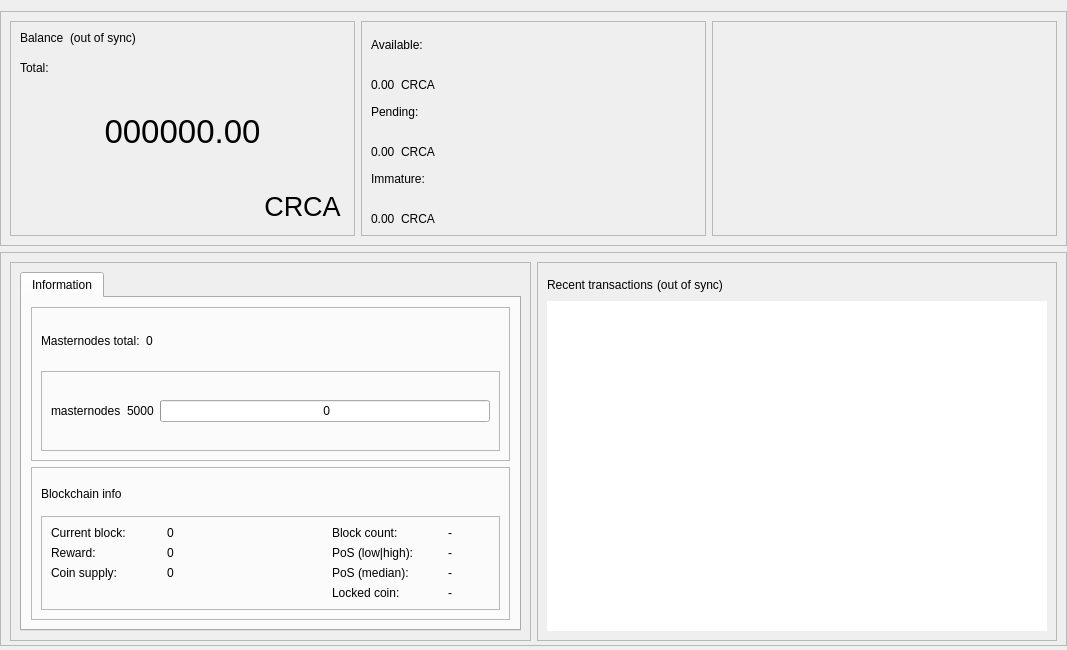
<?xml version="1.0" encoding="UTF-8"?>
<ui version="4.0">
 <class>OverviewPage</class>
 <widget class="QWidget" name="OverviewPage">
  <property name="geometry">
   <rect>
    <x>0</x>
    <y>0</y>
    <width>1067</width>
    <height>650</height>
   </rect>
  </property>
  <property name="minimumSize">
   <size>
    <width>960</width>
    <height>0</height>
   </size>
  </property>
  <property name="windowTitle">
   <string>Form</string>
  </property>
  <layout class="QVBoxLayout" name="topLayout">
   <property name="leftMargin">
    <number>0</number>
   </property>
   <property name="rightMargin">
    <number>0</number>
   </property>
   <property name="bottomMargin">
    <number>4</number>
   </property>
   <item>
    <layout class="QVBoxLayout" name="verticalLayout_main">
     <property name="sizeConstraint">
      <enum>QLayout::SetDefaultConstraint</enum>
     </property>
     <property name="leftMargin">
      <number>0</number>
     </property>
     <property name="rightMargin">
      <number>0</number>
     </property>
     <item>
      <widget class="QFrame" name="frame_blue">
       <property name="enabled">
        <bool>true</bool>
       </property>
       <property name="sizePolicy">
        <sizepolicy hsizetype="Preferred" vsizetype="Preferred">
         <horstretch>0</horstretch>
         <verstretch>0</verstretch>
        </sizepolicy>
       </property>
       <property name="minimumSize">
        <size>
         <width>1065</width>
         <height>220</height>
        </size>
       </property>
       <property name="maximumSize">
        <size>
         <width>16777215</width>
         <height>16777215</height>
        </size>
       </property>
       <property name="sizeIncrement">
        <size>
         <width>0</width>
         <height>0</height>
        </size>
       </property>
       <property name="baseSize">
        <size>
         <width>0</width>
         <height>500</height>
        </size>
       </property>
       <property name="frameShape">
        <enum>QFrame::StyledPanel</enum>
       </property>
       <property name="frameShadow">
        <enum>QFrame::Raised</enum>
       </property>
       <layout class="QHBoxLayout" name="horizontalLayout">
        <item>
         <widget class="QFrame" name="frame_blue_1">
          <property name="minimumSize">
           <size>
            <width>345</width>
            <height>200</height>
           </size>
          </property>
          <property name="maximumSize">
           <size>
            <width>16777215</width>
            <height>16777215</height>
           </size>
          </property>
          <property name="frameShape">
           <enum>QFrame::StyledPanel</enum>
          </property>
          <property name="frameShadow">
           <enum>QFrame::Raised</enum>
          </property>
          <layout class="QHBoxLayout" name="horizontalLayout_2">
           <item>
            <layout class="QVBoxLayout" name="verticalLayout">
             <item>
              <layout class="QHBoxLayout" name="horizontalLayout_3">
               <property name="spacing">
                <number>6</number>
               </property>
               <property name="sizeConstraint">
                <enum>QLayout::SetFixedSize</enum>
               </property>
               <item>
                <widget class="QLabel" name="label_5">
                 <property name="minimumSize">
                  <size>
                   <width>0</width>
                   <height>24</height>
                  </size>
                 </property>
                 <property name="maximumSize">
                  <size>
                   <width>16777215</width>
                   <height>24</height>
                  </size>
                 </property>
                 <property name="text">
                  <string>Balance</string>
                 </property>
                 <property name="alignment">
                  <set>Qt::AlignLeading|Qt::AlignLeft|Qt::AlignTop</set>
                 </property>
                </widget>
               </item>
               <item>
                <widget class="QLabel" name="labelWalletStatus">
                 <property name="minimumSize">
                  <size>
                   <width>0</width>
                   <height>24</height>
                  </size>
                 </property>
                 <property name="maximumSize">
                  <size>
                   <width>16777215</width>
                   <height>24</height>
                  </size>
                 </property>
                 <property name="text">
                  <string>(out of sync)</string>
                 </property>
                 <property name="alignment">
                  <set>Qt::AlignLeading|Qt::AlignLeft|Qt::AlignTop</set>
                 </property>
                </widget>
               </item>
               <item>
                <spacer name="horizontalSpacer">
                 <property name="orientation">
                  <enum>Qt::Horizontal</enum>
                 </property>
                 <property name="sizeHint" stdset="0">
                  <size>
                   <width>40</width>
                   <height>20</height>
                  </size>
                 </property>
                </spacer>
               </item>
              </layout>
             </item>
             <item>
              <widget class="QLabel" name="labelTotalText">
               <property name="maximumSize">
                <size>
                 <width>16777215</width>
                 <height>15</height>
                </size>
               </property>
               <property name="text">
                <string>Total:</string>
               </property>
              </widget>
             </item>
             <item>
              <widget class="QLabel" name="labelTotal">
               <property name="sizePolicy">
                <sizepolicy hsizetype="Preferred" vsizetype="Preferred">
                 <horstretch>0</horstretch>
                 <verstretch>0</verstretch>
                </sizepolicy>
               </property>
               <property name="minimumSize">
                <size>
                 <width>0</width>
                 <height>100</height>
                </size>
               </property>
               <property name="maximumSize">
                <size>
                 <width>16777215</width>
                 <height>100</height>
                </size>
               </property>
               <property name="font">
                <font>
                 <pointsize>25</pointsize>
                 <weight>50</weight>
                 <bold>false</bold>
                </font>
               </property>
               <property name="mouseTracking">
                <bool>false</bool>
               </property>
               <property name="text">
                <string>000000.00</string>
               </property>
               <property name="alignment">
                <set>Qt::AlignCenter</set>
               </property>
              </widget>
             </item>
             <item>
              <layout class="QHBoxLayout" name="horizontalLayout_11">
               <item>
                <spacer name="horizontalSpacer_8">
                 <property name="orientation">
                  <enum>Qt::Horizontal</enum>
                 </property>
                 <property name="sizeHint" stdset="0">
                  <size>
                   <width>40</width>
                   <height>20</height>
                  </size>
                 </property>
                </spacer>
               </item>
               <item>
                <widget class="QPushButton" name="blabel_CRCA">
                 <property name="font">
                  <font>
                   <pointsize>20</pointsize>
                   <italic>false</italic>
                   <kerning>true</kerning>
                  </font>
                 </property>
                 <property name="cursor">
                  <cursorShape>PointingHandCursor</cursorShape>
                 </property>
                 <property name="text">
                  <string>CRCA</string>
                 </property>
                 <property name="flat">
                  <bool>true</bool>
                 </property>
                </widget>
               </item>
              </layout>
             </item>
            </layout>
           </item>
          </layout>
         </widget>
        </item>
        <item>
         <widget class="QFrame" name="frame_blue_2">
          <property name="minimumSize">
           <size>
            <width>345</width>
            <height>200</height>
           </size>
          </property>
          <property name="maximumSize">
           <size>
            <width>16777215</width>
            <height>16777215</height>
           </size>
          </property>
          <property name="frameShape">
           <enum>QFrame::StyledPanel</enum>
          </property>
          <property name="frameShadow">
           <enum>QFrame::Raised</enum>
          </property>
          <layout class="QVBoxLayout" name="verticalLayout_3">
           <item>
            <layout class="QVBoxLayout" name="verticalLayout_2">
             <item>
              <widget class="QLabel" name="labelBalanceText">
               <property name="text">
                <string>Available:</string>
               </property>
              </widget>
             </item>
             <item>
              <layout class="QHBoxLayout" name="horizontalLayout_4">
               <item>
                <widget class="QLabel" name="labelBalance">
                 <property name="text">
                  <string>0.00</string>
                 </property>
                 <property name="alignment">
                  <set>Qt::AlignBottom|Qt::AlignLeading|Qt::AlignLeft</set>
                 </property>
                </widget>
               </item>
               <item>
                <widget class="QLabel" name="label_CRCA2">
                 <property name="text">
                  <string>CRCA</string>
                 </property>
                 <property name="alignment">
                  <set>Qt::AlignBottom|Qt::AlignLeading|Qt::AlignLeft</set>
                 </property>
                </widget>
               </item>
               <item>
                <spacer name="horizontalSpacer_3">
                 <property name="orientation">
                  <enum>Qt::Horizontal</enum>
                 </property>
                 <property name="sizeHint" stdset="0">
                  <size>
                   <width>40</width>
                   <height>20</height>
                  </size>
                 </property>
                </spacer>
               </item>
              </layout>
             </item>
             <item>
              <widget class="QLabel" name="labelPendingText">
               <property name="text">
                <string>Pending:</string>
               </property>
              </widget>
             </item>
             <item>
              <layout class="QHBoxLayout" name="horizontalLayout_5">
               <item>
                <widget class="QLabel" name="labelUnconfirmed">
                 <property name="text">
                  <string>0.00</string>
                 </property>
                 <property name="alignment">
                  <set>Qt::AlignBottom|Qt::AlignLeading|Qt::AlignLeft</set>
                 </property>
                </widget>
               </item>
               <item>
                <widget class="QLabel" name="label_CRCA3">
                 <property name="text">
                  <string>CRCA</string>
                 </property>
                 <property name="alignment">
                  <set>Qt::AlignBottom|Qt::AlignLeading|Qt::AlignLeft</set>
                 </property>
                </widget>
               </item>
               <item>
                <spacer name="horizontalSpacer_4">
                 <property name="orientation">
                  <enum>Qt::Horizontal</enum>
                 </property>
                 <property name="sizeHint" stdset="0">
                  <size>
                   <width>40</width>
                   <height>20</height>
                  </size>
                 </property>
                </spacer>
               </item>
              </layout>
             </item>
             <item>
              <widget class="QLabel" name="labelImmatureText">
               <property name="text">
                <string>Immature:</string>
               </property>
              </widget>
             </item>
             <item>
              <layout class="QHBoxLayout" name="horizontalLayout_6">
               <item>
                <widget class="QLabel" name="labelImmature">
                 <property name="text">
                  <string>0.00</string>
                 </property>
                 <property name="alignment">
                  <set>Qt::AlignBottom|Qt::AlignLeading|Qt::AlignLeft</set>
                 </property>
                </widget>
               </item>
               <item>
                <widget class="QLabel" name="label_CRCA4">
                 <property name="text">
                  <string>CRCA</string>
                 </property>
                 <property name="alignment">
                  <set>Qt::AlignBottom|Qt::AlignLeading|Qt::AlignLeft</set>
                 </property>
                </widget>
               </item>
               <item>
                <spacer name="horizontalSpacer_5">
                 <property name="orientation">
                  <enum>Qt::Horizontal</enum>
                 </property>
                 <property name="sizeHint" stdset="0">
                  <size>
                   <width>40</width>
                   <height>20</height>
                  </size>
                 </property>
                </spacer>
               </item>
              </layout>
             </item>
            </layout>
           </item>
          </layout>
         </widget>
        </item>
        <item>
         <spacer name="horizontalSpacer_9">
          <property name="orientation">
           <enum>Qt::Horizontal</enum>
          </property>
          <property name="sizeHint" stdset="0">
           <size>
            <width>40</width>
            <height>20</height>
           </size>
          </property>
         </spacer>
        </item>
        <item>
         <widget class="QFrame" name="frame_blue_3">
          <property name="minimumSize">
           <size>
            <width>345</width>
            <height>200</height>
           </size>
          </property>
          <property name="maximumSize">
           <size>
            <width>16777215</width>
            <height>16777215</height>
           </size>
          </property>
          <property name="frameShape">
           <enum>QFrame::StyledPanel</enum>
          </property>
          <property name="frameShadow">
           <enum>QFrame::Raised</enum>
          </property>
          <layout class="QVBoxLayout" name="verticalLayout_5">
           <item>
            <layout class="QVBoxLayout" name="verticalLayout_4"/>
           </item>
          </layout>
         </widget>
        </item>
       </layout>
      </widget>
     </item>
     <item>
      <widget class="QFrame" name="frame_bottom">
       <property name="minimumSize">
        <size>
         <width>0</width>
         <height>100</height>
        </size>
       </property>
       <property name="maximumSize">
        <size>
         <width>16777215</width>
         <height>16777215</height>
        </size>
       </property>
       <property name="frameShape">
        <enum>QFrame::StyledPanel</enum>
       </property>
       <property name="frameShadow">
        <enum>QFrame::Raised</enum>
       </property>
       <layout class="QHBoxLayout" name="horizontalLayout_7">
        <property name="bottomMargin">
         <number>4</number>
        </property>
        <item>
         <widget class="QFrame" name="frame_bottom_1">
          <property name="minimumSize">
           <size>
            <width>355</width>
            <height>100</height>
           </size>
          </property>
          <property name="maximumSize">
           <size>
            <width>16777215</width>
            <height>16777215</height>
           </size>
          </property>
          <property name="frameShape">
           <enum>QFrame::StyledPanel</enum>
          </property>
          <property name="frameShadow">
           <enum>QFrame::Raised</enum>
          </property>
          <layout class="QVBoxLayout" name="verticalLayout_9">
           <property name="bottomMargin">
            <number>9</number>
           </property>
           <item>
            <layout class="QVBoxLayout" name="verticalLayout_7">
             <item>
              <widget class="QTabWidget" name="AdditionalFeatures">
               <property name="currentIndex">
                <number>0</number>
               </property>
               <property name="tabBarAutoHide">
                <bool>false</bool>
               </property>
               <widget class="QWidget" name="TabInformation">
                <attribute name="title">
                 <string>Information</string>
                </attribute>
                <layout class="QGridLayout" name="gridLayout_3">
                 <item row="0" column="0">
                  <layout class="QVBoxLayout" name="verticalLayout_16"/>
                 </item>
                 <item row="1" column="0">
                  <widget class="QFrame" name="frameMnInfo">
                   <property name="minimumSize">
                    <size>
                     <width>0</width>
                     <height>100</height>
                    </size>
                   </property>
                   <property name="frameShape">
                    <enum>QFrame::StyledPanel</enum>
                   </property>
                   <property name="frameShadow">
                    <enum>QFrame::Raised</enum>
                   </property>
                   <layout class="QVBoxLayout" name="verticalLayout_17">
                    <item>
                     <layout class="QHBoxLayout" name="horizontalLayout_9">
                      <item>
                       <widget class="QLabel" name="labelMnTotal">
                        <property name="minimumSize">
                         <size>
                          <width>0</width>
                          <height>0</height>
                         </size>
                        </property>
                        <property name="maximumSize">
                         <size>
                          <width>16777215</width>
                          <height>16777215</height>
                         </size>
                        </property>
                        <property name="text">
                         <string>Masternodes total:</string>
                        </property>
                       </widget>
                      </item>
                      <item>
                       <widget class="QLabel" name="labelMnTotal_Value">
                        <property name="text">
                         <string>0</string>
                        </property>
                       </widget>
                      </item>
                      <item>
                       <spacer name="horizontalSpacer_7">
                        <property name="orientation">
                         <enum>Qt::Horizontal</enum>
                        </property>
                        <property name="sizeHint" stdset="0">
                         <size>
                          <width>40</width>
                          <height>20</height>
                         </size>
                        </property>
                       </spacer>
                      </item>
                     </layout>
                    </item>
                    <item>
                     <widget class="QFrame" name="frameMnInfoLevels">
                      <property name="minimumSize">
                       <size>
                        <width>0</width>
                        <height>80</height>
                       </size>
                      </property>
                      <property name="frameShape">
                       <enum>QFrame::StyledPanel</enum>
                      </property>
                      <property name="frameShadow">
                       <enum>QFrame::Raised</enum>
                      </property>
                      <layout class="QGridLayout" name="gridLayout_2">
                       <property name="horizontalSpacing">
                        <number>6</number>
                       </property>
                       <property name="verticalSpacing">
                        <number>0</number>
                       </property>
                       <item row="0" column="2">
                        <widget class="QProgressBar" name="graphMN1">
                         <property name="minimumSize">
                          <size>
                           <width>0</width>
                           <height>20</height>
                          </size>
                         </property>
                         <property name="maximumSize">
                          <size>
                           <width>16777215</width>
                           <height>16777215</height>
                          </size>
                         </property>
                         <property name="value">
                          <number>0</number>
                         </property>
                         <property name="format">
                          <string> %v</string>
                         </property>
                        </widget>
                       </item>
                       <item row="0" column="1">
                        <widget class="QLabel" name="label_lcolat">
                         <property name="text">
                          <string>&lt;html&gt;&lt;head/&gt;&lt;body&gt;&lt;p&gt;5000&lt;/p&gt;&lt;/body&gt;&lt;/html&gt;</string>
                         </property>
                        </widget>
                       </item>
                       <item row="0" column="0">
                        <widget class="QLabel" name="label">
                         <property name="minimumSize">
                          <size>
                           <width>0</width>
                           <height>0</height>
                          </size>
                         </property>
                         <property name="maximumSize">
                          <size>
                           <width>16777215</width>
                           <height>16777215</height>
                          </size>
                         </property>
                         <property name="text">
                          <string>&lt;html&gt;&lt;head/&gt;&lt;body&gt;&lt;p&gt;masternodes&lt;/p&gt;&lt;/body&gt;&lt;/html&gt;</string>
                         </property>
                        </widget>
                       </item>
                      </layout>
                     </widget>
                    </item>
                   </layout>
                  </widget>
                 </item>
                 <item row="2" column="0">
                  <widget class="QFrame" name="frameBlockchainInfo">
                   <property name="minimumSize">
                    <size>
                     <width>0</width>
                     <height>100</height>
                    </size>
                   </property>
                   <property name="frameShape">
                    <enum>QFrame::StyledPanel</enum>
                   </property>
                   <property name="frameShadow">
                    <enum>QFrame::Raised</enum>
                   </property>
                   <layout class="QGridLayout" name="gridLayout">
                    <item row="0" column="0">
                     <widget class="QLabel" name="label_blockchaininfo">
                      <property name="text">
                       <string>Blockchain info</string>
                      </property>
                     </widget>
                    </item>
                    <item row="1" column="0">
                     <widget class="QFrame" name="frameBlockchainInfoData">
                      <property name="frameShape">
                       <enum>QFrame::StyledPanel</enum>
                      </property>
                      <property name="frameShadow">
                       <enum>QFrame::Raised</enum>
                      </property>
                      <layout class="QGridLayout" name="gridLayout_4">
                       <item row="0" column="0">
                        <widget class="QLabel" name="label_CurrentBlock">
                         <property name="minimumSize">
                          <size>
                           <width>110</width>
                           <height>0</height>
                          </size>
                         </property>
                         <property name="maximumSize">
                          <size>
                           <width>130</width>
                           <height>16777215</height>
                          </size>
                         </property>
                         <property name="text">
                          <string>Current block:</string>
                         </property>
                         <property name="alignment">
                          <set>Qt::AlignVCenter</set>
                         </property>
                        </widget>
                       </item>
                       <item row="0" column="1">
                        <widget class="QLabel" name="label_CurrentBlock_value">
                         <property name="minimumSize">
                          <size>
                           <width>110</width>
                           <height>0</height>
                          </size>
                         </property>
                         <property name="maximumSize">
                          <size>
                           <width>130</width>
                           <height>16777215</height>
                          </size>
                         </property>
                         <property name="text">
                          <string>0</string>
                         </property>
                         <property name="alignment">
                          <set>Qt::AlignVCenter</set>
                         </property>
                        </widget>
                       </item>
                       <item row="0" column="2">
                        <widget class="QLabel" name="label_spacer">
                         <property name="minimumSize">
                          <size>
                           <width>0</width>
                           <height>0</height>
                          </size>
                         </property>
                         <property name="maximumSize">
                          <size>
                           <width>16777215</width>
                           <height>16777215</height>
                          </size>
                         </property>
                         <property name="text">
                          <string/>
                         </property>
                        </widget>
                       </item>
                       <item row="0" column="3">
                        <widget class="QLabel" name="label_24hBlock">
                         <property name="minimumSize">
                          <size>
                           <width>110</width>
                           <height>0</height>
                          </size>
                         </property>
                         <property name="maximumSize">
                          <size>
                           <width>130</width>
                           <height>16777215</height>
                          </size>
                         </property>
                         <property name="text">
                          <string>Block count:</string>
                         </property>
                         <property name="alignment">
                          <set>Qt::AlignVCenter</set>
                         </property>
                        </widget>
                       </item>
                       <item row="0" column="4">
                        <widget class="QLabel" name="label_24hBlock_value">
                         <property name="minimumSize">
                          <size>
                           <width>0</width>
                           <height>0</height>
                          </size>
                         </property>
                         <property name="maximumSize">
                          <size>
                           <width>100</width>
                           <height>16777215</height>
                          </size>
                         </property>
                         <property name="text">
                          <string>-</string>
                         </property>
                         <property name="alignment">
                          <set>Qt::AlignVCenter</set>
                         </property>
                        </widget>
                       </item>
                       <item row="1" column="0">
                        <widget class="QLabel" name="label_CurrentBlockReward">
                         <property name="text">
                          <string>&lt;html&gt;&lt;head/&gt;&lt;body&gt;&lt;p&gt;Reward:&lt;/p&gt;&lt;/body&gt;&lt;/html&gt;</string>
                         </property>
                         <property name="alignment">
                          <set>Qt::AlignVCenter</set>
                         </property>
                        </widget>
                       </item>
                       <item row="1" column="1">
                        <widget class="QLabel" name="label_CurrentBlockReward_value">
                         <property name="text">
                          <string>0</string>
                         </property>
                         <property name="alignment">
                          <set>Qt::AlignVCenter</set>
                         </property>
                        </widget>
                       </item>
                       <item row="1" column="3">
                        <widget class="QLabel" name="label_24hPoS">
                         <property name="toolTip">
                          <string>Average value of 100 max/min inputs in the last 24 hours</string>
                         </property>
                         <property name="text">
                          <string>PoS (low|high):</string>
                         </property>
                         <property name="alignment">
                          <set>Qt::AlignVCenter</set>
                         </property>
                        </widget>
                       </item>
                       <item row="1" column="4">
                        <widget class="QLabel" name="label_24hPoS_value">
                         <property name="text">
                          <string>-</string>
                         </property>
                         <property name="alignment">
                          <set>Qt::AlignVCenter</set>
                         </property>
                        </widget>
                       </item>
                       <item row="2" column="1">
                        <widget class="QLabel" name="label_Supply_value">
                         <property name="text">
                          <string>0</string>
                         </property>
                         <property name="alignment">
                          <set>Qt::AlignVCenter</set>
                         </property>
                        </widget>
                       </item>
                       <item row="2" column="3">
                        <widget class="QLabel" name="label_24hPoSMedian">
                         <property name="toolTip">
                          <string>Median value of all PoS inputs in the last 24 hours</string>
                         </property>
                         <property name="text">
                          <string>PoS (median):</string>
                         </property>
                         <property name="alignment">
                          <set>Qt::AlignVCenter</set>
                         </property>
                        </widget>
                       </item>
                       <item row="2" column="4">
                        <widget class="QLabel" name="label_24hPoSMedian_value">
                         <property name="text">
                          <string>-</string>
                         </property>
                         <property name="alignment">
                          <set>Qt::AlignVCenter</set>
                         </property>
                        </widget>
                       </item>
                       <item row="3" column="3">
                        <widget class="QLabel" name="label_LockedCoin">
                         <property name="text">
                          <string>Locked coin:</string>
                         </property>
                         <property name="alignment">
                          <set>Qt::AlignVCenter</set>
                         </property>
                        </widget>
                       </item>
                       <item row="3" column="4">
                        <widget class="QLabel" name="label_LockedCoin_value">
                         <property name="text">
                          <string>-</string>
                         </property>
                         <property name="alignment">
                          <set>Qt::AlignVCenter</set>
                         </property>
                        </widget>
                       </item>
                       <item row="2" column="0">
                        <widget class="QLabel" name="label_Supply">
                         <property name="minimumSize">
                          <size>
                           <width>0</width>
                           <height>13</height>
                          </size>
                         </property>
                         <property name="text">
                          <string>Coin supply:</string>
                         </property>
                         <property name="alignment">
                          <set>Qt::AlignVCenter</set>
                         </property>
                        </widget>
                       </item>
                      </layout>
                     </widget>
                    </item>
                   </layout>
                  </widget>
                 </item>
                </layout>
               </widget>
              </widget>
             </item>
            </layout>
           </item>
          </layout>
         </widget>
        </item>
        <item>
         <widget class="QFrame" name="frame_bottom_2">
          <property name="minimumSize">
           <size>
            <width>0</width>
            <height>100</height>
           </size>
          </property>
          <property name="maximumSize">
           <size>
            <width>16777215</width>
            <height>16777215</height>
           </size>
          </property>
          <property name="frameShape">
           <enum>QFrame::StyledPanel</enum>
          </property>
          <property name="frameShadow">
           <enum>QFrame::Raised</enum>
          </property>
          <layout class="QVBoxLayout" name="verticalLayout_10">
           <item>
            <layout class="QVBoxLayout" name="verticalLayout_8">
             <property name="spacing">
              <number>4</number>
             </property>
             <item>
              <layout class="QHBoxLayout" name="horizontalLayout_8">
               <item>
                <widget class="QLabel" name="label_4">
                 <property name="minimumSize">
                  <size>
                   <width>0</width>
                   <height>25</height>
                  </size>
                 </property>
                 <property name="maximumSize">
                  <size>
                   <width>16777215</width>
                   <height>25</height>
                  </size>
                 </property>
                 <property name="text">
                  <string>Recent transactions</string>
                 </property>
                </widget>
               </item>
               <item>
                <widget class="QLabel" name="labelTransactionsStatus">
                 <property name="text">
                  <string>(out of sync)</string>
                 </property>
                </widget>
               </item>
               <item>
                <spacer name="horizontalSpacer_2">
                 <property name="orientation">
                  <enum>Qt::Horizontal</enum>
                 </property>
                 <property name="sizeHint" stdset="0">
                  <size>
                   <width>40</width>
                   <height>20</height>
                  </size>
                 </property>
                </spacer>
               </item>
              </layout>
             </item>
             <item>
              <widget class="QListView" name="listTransactions">
               <property name="sizePolicy">
                <sizepolicy hsizetype="Expanding" vsizetype="Expanding">
                 <horstretch>0</horstretch>
                 <verstretch>0</verstretch>
                </sizepolicy>
               </property>
               <property name="maximumSize">
                <size>
                 <width>16777215</width>
                 <height>600</height>
                </size>
               </property>
               <property name="styleSheet">
                <string notr="true"/>
               </property>
               <property name="frameShape">
                <enum>QFrame::NoFrame</enum>
               </property>
               <property name="verticalScrollBarPolicy">
                <enum>Qt::ScrollBarAlwaysOff</enum>
               </property>
               <property name="horizontalScrollBarPolicy">
                <enum>Qt::ScrollBarAlwaysOff</enum>
               </property>
               <property name="alternatingRowColors">
                <bool>true</bool>
               </property>
              </widget>
             </item>
            </layout>
           </item>
          </layout>
         </widget>
        </item>
       </layout>
      </widget>
     </item>
    </layout>
   </item>
  </layout>
 </widget>
 <resources/>
 <connections/>
</ui>
